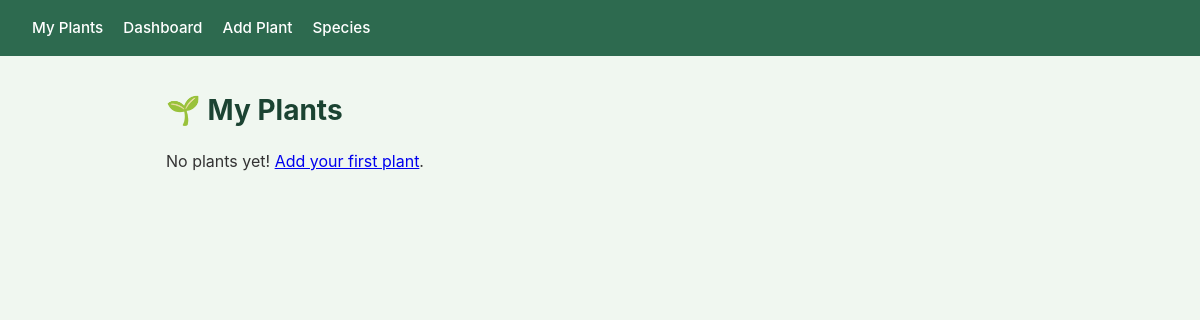
Before: / with the older database file.
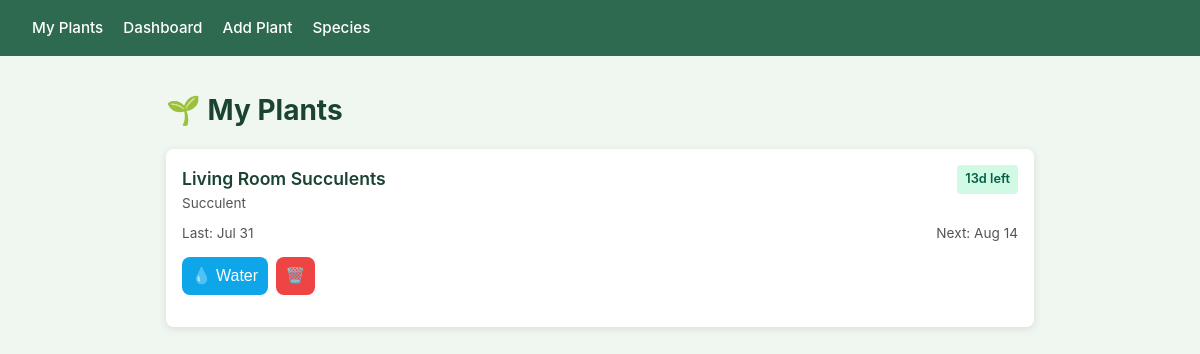
After: the same page with the newer database file.
### app/models.py (models this page shows, shortened)
class Plant(db.Model):
    id = db.Column(db.Integer, primary_key=True)
    name = db.Column(db.String(100), nullable=False)
    species_id = db.Column(db.Integer, db.ForeignKey("species.id"), nullable=False)
    last_watered = db.Column(db.DateTime, default=datetime.utcnow)
    created_at = db.Column(db.DateTime, default=datetime.utcnow)
    @property
    def next_watering(self):
        return self.last_watered + timedelta(days=self.species.watering_interval_days)
    @property
    def is_overdue(self):
        return datetime.utcnow() >= self.next_watering
    @property
    def days_until_watering(self):
        delta = self.next_watering - datetime.utcnow()
        return delta.days

class Species(db.Model):
    id = db.Column(db.Integer, primary_key=True)
    name = db.Column(db.String(100), unique=True, nullable=False)
    watering_interval_days = db.Column(db.Integer, nullable=False)
    sunlight = db.Column(db.String(100))
    soil_type = db.Column(db.String(200))
    common_issues = db.Column(db.Text)
    care_tips = db.Column(db.Text)
    plants = db.relationship("Plant", backref="species", lazy=True)
    issues = db.relationship("SpeciesIssue", backref="species", lazy=True)

### app/routes.py (the view)
@main.route("/")
def index():
    plants = Plant.query.all()
    plants_sorted = sorted(plants, key=lambda p: p.next_watering)
    return render_template("index.html", plants=plants_sorted)

### app/templates/index.html
{% extends "base.html" %}
{% block content %}
<h1>🌱 My Plants</h1>
{% if plants %}
<div class="plant-list">
    {% for plant in plants %}
    <div class="plant-card {{ 'overdue' if plant.is_overdue else '' }}">
        <div class="plant-card-header">
            <div>
                <div class="plant-card-name">{{ plant.name }}</div>
                <div class="plant-card-species">{{ plant.species.name }}</div>
            </div>
            {% if plant.is_overdue %}
                <span class="badge overdue">Overdue!</span>
            {% else %}
                <span class="badge ok">{{ plant.days_until_watering }}d left</span>
            {% endif %}
        </div>
        <div class="plant-card-details">
            <span>Last: {{ plant.last_watered.strftime('%b %d') }}</span>
            <span>Next: {{ plant.next_watering.strftime('%b %d') }}</span>
        </div>
        <div class="plant-card-actions">
            <form method="POST" action="{{ url_for('main.water_plant', plant_id=plant.id) }}">
                <button type="submit" class="btn water">💧 Water</button>
            </form>
            <form method="POST" action="{{ url_for('main.delete_plant', plant_id=plant.id) }}">
                <button type="submit" class="btn delete">🗑️</button>
            </form>
        </div>
    </div>
    {% endfor %}
</div>
{% else %}
<p>No plants yet! <a href="{{ url_for('main.add_plant') }}">Add your first plant</a>.</p>
{% endif %}
{% endblock %}

### app/templates/base.html (shortened to what this page needs)
<!DOCTYPE html>
<html lang="en">
<head>
    <link rel="stylesheet" href="{{ url_for('static', filename='style.css') }}">
</head>
<body>
    <nav>
        <a href="{{ url_for('main.index') }}">My Plants</a>
        <a href="{{ url_for('main.dashboard') }}">Dashboard</a>
        <a href="{{ url_for('main.add_plant') }}">Add Plant</a>
        <a href="{{ url_for('main.manage_species') }}">Species</a>
    </nav>
    <div class="container">
        {% block content %}{% endblock %}
    </div>
</body>
</html>

### app/static/style.css (style rules this page uses)
* { box-sizing: border-box; margin: 0; padding: 0; }
body { font-family: -apple-system, BlinkMacSystemFont, "Segoe UI", Roboto, sans-serif; background: #f0f7f0; color: #333; line-height: 1.6; -webkit-text-size-adjust: 100%; }
nav { background: #2d6a4f; padding: 0.75rem 1rem; display: flex; gap: 1.25rem; position: sticky; top: 0; z-index: 100; }
nav a { color: white; text-decoration: none; font-weight: 500; font-size: 0.95rem; }
.container { max-width: 900px; margin: 1rem auto; padding: 0 0.75rem; }
h1 { margin-bottom: 1rem; color: #1b4332; font-size: 1.5rem; }
.plant-list { display: flex; flex-direction: column; gap: 0.75rem; }
.plant-card { background: white; border-radius: 8px; padding: 1rem; box-shadow: 0 2px 8px rgba(0, 0, 0, 0.1); }
.plant-card-header { display: flex; justify-content: space-between; align-items: flex-start; margin-bottom: 0.5rem; }
.plant-card-name { font-weight: 600; font-size: 1.1rem; color: #1b4332; }
.plant-card-species { color: #555; font-size: 0.85rem; }
.plant-card-details { display: flex; justify-content: space-between; align-items: center; margin-top: 0.5rem; font-size: 0.85rem; color: #555; }
.plant-card-actions { display: flex; gap: 0.5rem; margin-top: 0.75rem; }
.plant-card-actions .btn { margin-top: 0; flex: 1; text-align: center; padding: 0.6rem; font-size: 1rem; }
.badge { padding: 0.25rem 0.5rem; border-radius: 4px; font-size: 0.8rem; font-weight: 600; display: inline-block; }
.badge.ok { background: #d1fae5; color: #065f46; }
form { margin-bottom: 1rem; }
.btn { display: inline-block; margin-top: 1rem; padding: 0.75rem 1.25rem; background: #2d6a4f; color: white; border: none; border-radius: 8px; cursor: pointer; font-size: 1rem; -webkit-tap-highlight-color: transparent; touch-action: manipulation; }
.btn.water { background: #0ea5e9; }
.btn.delete { background: #ef4444; }
@media (min-width: 768px) { nav { padding: 1rem 2rem; } }
@media (min-width: 768px) { .container { margin: 2rem auto; padding: 0 1rem; } }
@media (min-width: 768px) { h1 { font-size: 1.75rem; } }

Changed rows visible on the page:
added Plant: name "Living Room Succulents", species.name "Succulent", days_until_watering "13", last_watered "Jul 31", next_watering "Aug 14"
Other visible differences:
text no longer shown: "No plants yet! Add your first plant ."
